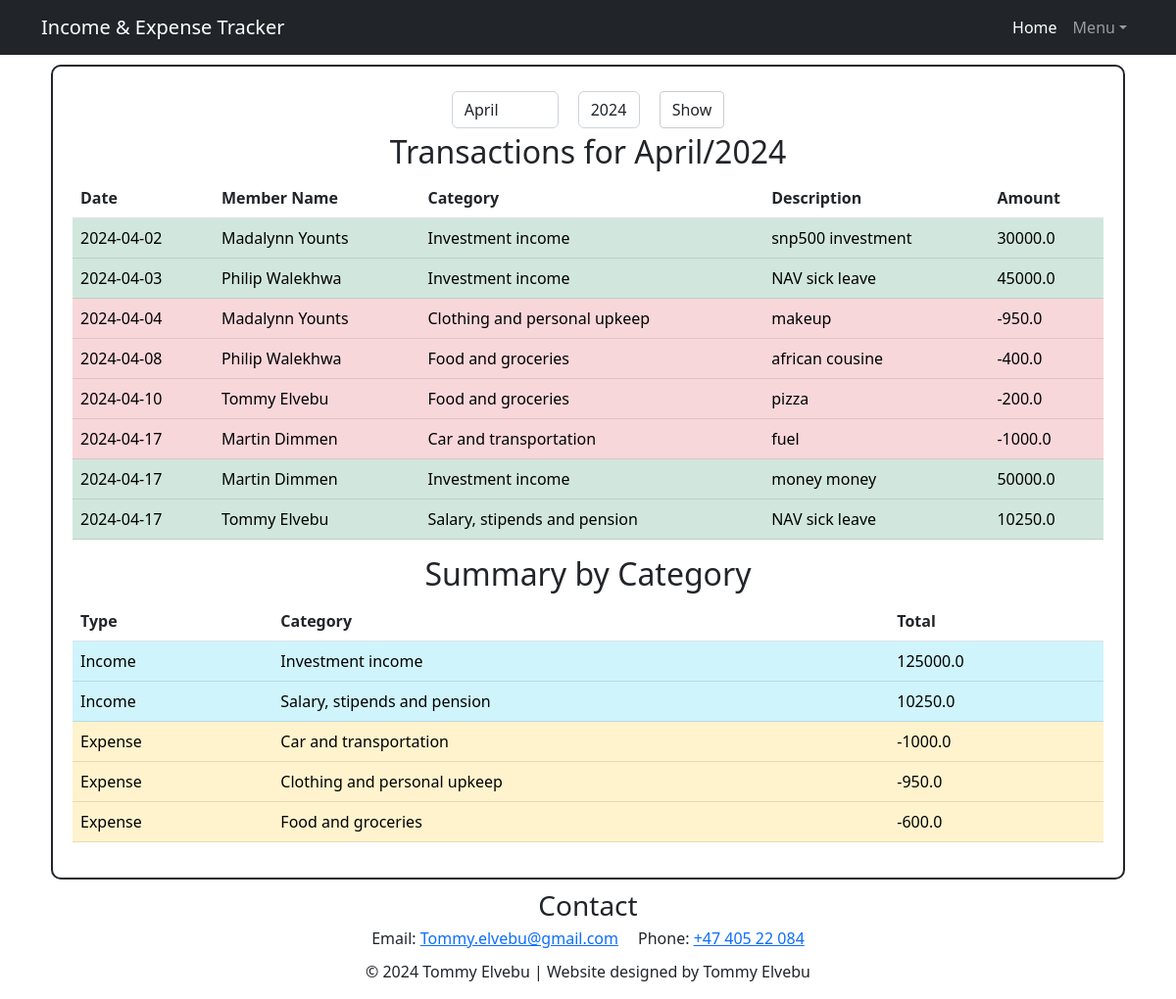
/view/overview, run on the app's committed database.
### tables this page shows
CREATE TABLE Income (
          IncomeID INTEGER PRIMARY KEY AUTOINCREMENT,
          Date TEXT NOT NULL,
          IncomeCategory TEXT NOT NULL,
          Description TEXT NOT NULL,
          Amount REAL NOT NULL,
          MemberName TEXT,
          FOREIGN KEY (MemberName) REFERENCES HouseholdMember(MemberName)
        );

CREATE TABLE Expense (
          ExpenseID INTEGER PRIMARY KEY AUTOINCREMENT,
          Date TEXT NOT NULL,
          ExpenseCategory TEXT NOT NULL,
          Description TEXT NOT NULL,
          Amount REAL NOT NULL,
          MemberName TEXT,
          FOREIGN KEY (MemberName) REFERENCES HouseholdMember(MemberName)
        );

### app.py (the view)
@app.route('/view/overview', methods=['GET'])
def overview():
    month = request.args.get('month', default=str(datetime.datetime.now().month))
    year = request.args.get('year', default=str(datetime.datetime.now().year))
    month = month.zfill(2)
    with sqlite3.connect('database.db') as conn:
        conn.row_factory = dict_factory
        cur = conn.cursor()
        cur.execute("""
            SELECT Date, MemberName, ExpenseCategory as Category, Description, -Amount as Amount
            FROM Expense
            WHERE strftime('%m', Date) = ? AND strftime('%Y', Date) = ?
            UNION ALL
            SELECT Date, MemberName, IncomeCategory as Category, Description, Amount
            FROM Income
            WHERE strftime('%m', Date) = ? AND strftime('%Y', Date) = ?
            ORDER BY Date
        """, (month, year, month, year))
        records = cur.fetchall()
        cur.execute("""
            SELECT 'Income' as Type, IncomeCategory as Category, SUM(Amount) as Total
            FROM Income
            WHERE strftime('%m', Date) = ? AND strftime('%Y', Date) = ?
            GROUP BY IncomeCategory
            UNION ALL
            SELECT 'Expense' as Type, ExpenseCategory, -SUM(Amount) as Total
            FROM Expense
            WHERE strftime('%m', Date) = ? AND strftime('%Y', Date) = ?
            GROUP BY ExpenseCategory
        """, (month, year, month, year))
        summary = cur.fetchall()
    return render_template('view/overview.html', records=records, summary=summary, month=month, year=year)

### app.py (called while the page is built)
def dict_factory(cursor, row):
    d = {}
    for idx, col in enumerate(cursor.description):
        d[col[0]] = row[idx]
    return d

### templates/view/overview.html (shortened to what this page needs)
{% extends 'template.html' %}
            {% block content %}
            <div class="center-container">
                <form action="{{ url_for('overview') }}" method="get" class="month-selector">
                    <select name="month" class="form-control" required>
                        {% set months = ['January', 'February', 'March', 'April', 'May', 'June', 'July', 'August', 'September', 'October', 'November', 'December'] %}
                        {% for m in range(1, 13) %}
                        <option value="{{ m }}" {% if m == month|int %}selected{% endif %}>{{ months[m-1] }}</option>
                        {% endfor %}
                    </select>
                    <select name="year" class="form-control" required>
                        {% for y in range(2022, 2030) %}
                        <option value="{{ y }}" {% if y == year|int %}selected{% endif %}>{{ y }}</option>
                        {% endfor %}
                    </select>
                    <input type="submit" class="btn button-primary submit-button overview-submit-button" value="Show">
                </form>
            </div>
            <div class="center-container">
            <h2>Transactions for {{ months[month|int - 1] }}/{{ year }}</h2>
            </div>
            <div class="table-responsive">
                <table class="table">
                <thead>
                    <tr>
                        <th>Date</th>
                        <th>Member Name</th>
                        <th>Category</th>
                        <th>Description</th>
                        <th>Amount</th>
                    </tr>
                </thead>
                <tbody>
                    {% for record in records %}
                    <tr class="{{ 'table-danger' if record.Amount < 0 else 'table-success' }}">
                        <td>{{ record.Date }}</td>
                        <td>{{ record.MemberName }}</td>
                        <td>{{ record.Category }}</td>
                        <td>{{ record.Description }}</td>
                        <td>{{ record.Amount }}</td>
                    </tr>
                    {% endfor %}
                </tbody>
            </table>
            </div>
            <div class="center-container">
                <h2>Summary by Category</h2>
            </div>
            <div class="table-responsive">
                <table class="table">
                <thead>
                    <tr>
                        <th>Type</th>
                        <th>Category</th>
                        <th>Total</th>
                    </tr>
                </thead>
                <tbody>
                    {% for item in summary %}
                    <tr class="{{ 'table-info' if item.Type == 'Income' else 'table-warning' }}">
                        <td>{{ item.Type }}</td>
                        <td>{{ item.Category }}</td>
                        <td>{{ item.Total }}</td>
                    </tr>
                    {% endfor %}
                </tbody>
            </table>
        </div>
            {% endblock content %}

### templates/template.html (shortened to what this page needs)
<!DOCTYPE html>
<html lang="en">
    <head>
        <link rel="stylesheet" href="{{url_for('static',filename='css/style.css')}}">
        <link rel="stylesheet" href="{{url_for('static',filename='css/personal.css')}}">
    </head>
    <body>
        <nav class="navbar navbar-expand-lg navbar-dark bg-dark">
            <div class="container">
                <a class="navbar-brand" href="{{ url_for('index') }}">Income & Expense Tracker</a>
                <div class="collapse navbar-collapse" id="navbarSupportedContent">
                    <ul class="navbar-nav ms-auto mb-2 mb-lg-0">
                        <li class="nav-item"><a class="nav-link active" aria-current="page" href="{{ url_for('index') }}">Home</a></li>
                        <li class="nav-item dropdown">
                            <a class="nav-link dropdown-toggle" id="navbarDropdown" href="#" role="button" data-bs-toggle="dropdown" aria-expanded="false">Menu</a>
                        </li>
                    </ul>
                </div>
            </div>
        </nav>
        <div class="container">
            <div class="myBody">
            {% block content %}{% endblock content %}
            </div>
            <footer>
                <div class="footer-content">
                    <div class="footer-section">
                        <h3>Contact</h3>
                        <ul>
                            <li>Email: <a href="mailto:Tommy.elvebu@gmail.com">Tommy.elvebu@gmail.com</a></li>
                            <li>Phone: <a href="tel:+47 405 22 084">+47 405 22 084</a></li>
                        </ul>
                    </div>
                </div>
                <div class="footer-bottom">
                    <p>&copy; 2024 Tommy Elvebu | Website designed by Tommy Elvebu</p>
                </div>
            </footer>
        </div>
    </body>
</html>

### static/css/personal.css (style rules this page uses)
.myBody { border: 2px solid; padding: 20px; margin: 10px; border-radius: 10px; }
.submit-button { border: 1px solid #ccc; border-radius: 4px; padding: 6px 12px; }
.overview-submit-button { padding: 6px 12px; flex-grow: 0; }
.form-control { flex-grow: 0; width: auto; }
.center-container { display: flex; justify-content: center; align-items: center; flex-direction: column; width: 100%; }
.month-selector { display: flex; justify-content: center; gap: 10px; flex-wrap: wrap; }
.month-selector .form-control, .month-selector .btn { margin: 5px; }
.footer-content, .footer-bottom { text-align: center; display: flex; flex-direction: column; align-items: center; justify-content: center; width: 100%; }
.footer-section { margin-bottom: 10px; }
.footer-section h3 { margin-bottom: 5px; }
.footer-section ul { list-style-type: none; padding: 0; margin: 0; display: flex; justify-content: center; flex-wrap: wrap; }
.footer-section ul li { margin: 0 10px; }

### data on the page
Income: Date "2024-04-02", MemberName "Madalynn Younts", Category "Investment income", Description "snp500 investment", Amount "30000.0"
Income: Date "2024-04-03", MemberName "Philip Walekhwa", Category "Investment income", Description "NAV sick leave", Amount "45000.0"
Expense: Date "2024-04-04", MemberName "Madalynn Younts", Category "Clothing and personal upkeep", Description "makeup", Amount "-950.0"
Expense: Date "2024-04-08", MemberName "Philip Walekhwa", Category "Food and groceries", Description "african cousine", Amount "-400.0"
Expense: Date "2024-04-10", MemberName "Tommy Elvebu", Category "Food and groceries", Description "pizza", Amount "-200.0"
Expense: Date "2024-04-17", MemberName "Martin Dimmen", Category "Car and transportation", Description "fuel", Amount "-1000.0"
Income: Date "2024-04-17", MemberName "Martin Dimmen", Category "Investment income", Description "money money", Amount "50000.0"
Income: Date "2024-04-17", MemberName "Tommy Elvebu", Category "Salary, stipends and pension", Description "NAV sick leave", Amount "10250.0", Type "Income", Total "10250.0"

### other printed values
{{ months[month|int - 1] }} "April"
{{ year }} "2024"
{{ item.Type }} "Income" "Expense" "Expense" "Expense"
{{ item.Category }} "Investment income" "Car and transportation" "Clothing and personal upkeep" "Food and groceries"
{{ item.Total }} "125000.0" "-1000.0" "-950.0" "-600.0"
form field month "April"
form field year "2024"
